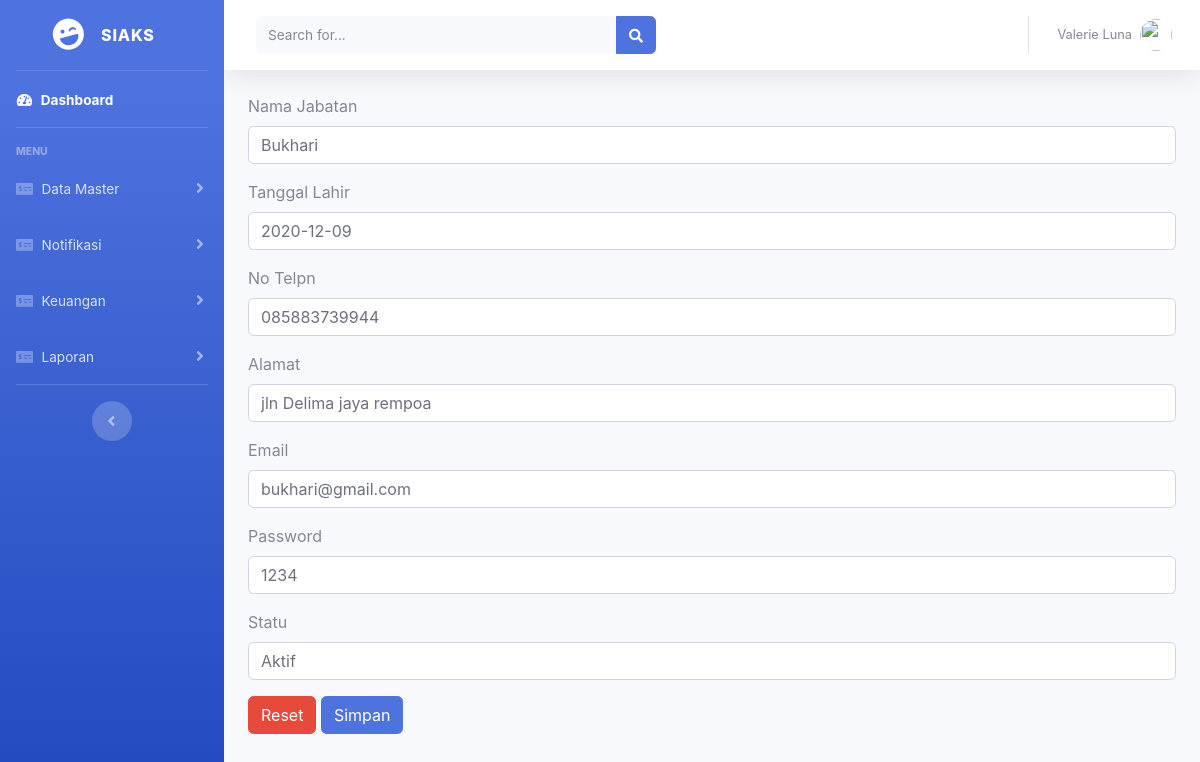
/index.php/data/edit/1, run on the app's committed database.
### tables this page shows
CREATE TABLE `tbl_pegawai` (
  `id_nik` int(11) NOT NULL,
  `nama` varchar(100) NOT NULL,
  `tgl_lahir` date NOT NULL,
  `no_tlp` varchar(100) NOT NULL,
  `alamat` varchar(100) NOT NULL,
  `email` varchar(50) NOT NULL,
  `password` varchar(50) NOT NULL,
  `status` varchar(50) NOT NULL,
  `id_jabatan` varchar(5) NOT NULL
);

### application/controllers/Data.php (called while the page is built, shortened)
<?php
class Data extends CI_Controller {
    public function edit($id_nik){
        $where = array('id_nik' =>$id_nik);
        $data['Data'] = $this->m_pgw->edit_data($where,'tbl_pegawai')->result();
        $this->load->view('templates/header');
		$this->load->view('templates/sidebar');
		$this->load->view('v_edit',$data);
		$this->load->view('templates/footer');
    }
}
?>

### index.php (called while the page is built, shortened)
<?php
require_once BASEPATH.'core/CodeIgniter.php';

### application/models/m_pgw.php (called while the page is built, shortened)
<?php
class M_pgw extends CI_Model {
    public function edit_data($where, $table){
        return $this->db->get_where($table,$where);
    }
}
?>

### application/views/v_edit.php (the view, shortened to what this page needs)
<div class="content-wrepper container-fluid">
    <section class="content">
        <?php foreach ($Data as $pgw) { ?>
            <form action="<?php echo base_url().'Data/update';?>" method="post">
                <div class="form-group">
                    <label>Nama Jabatan</label>
                    <input type="text" name="nama" class="form-control" value="<?php echo $pgw->nama ?>">
                </div>
                <div class="form-group">
                    <label>Tanggal Lahir</label>
                    <input type="text" name="tgl_lahir" class="form-control" value="<?php echo $pgw->tgl_lahir ?>">
                </div>
                <div class="form-group">
                    <label>No Telpn</label>
                    <input type="text" name="no_tlp" class="form-control" value="<?php echo $pgw->no_tlp ?>">
                </div>
                <div class="form-group">
                    <label>Alamat</label>
                    <input type="text" name="alamat" class="form-control" value="<?php echo $pgw->alamat ?>">
                </div>
                <div class="form-group">
                    <label>Email</label>
                    <input type="text" name="email" class="form-control" value="<?php echo $pgw->email ?>">
                </div>
                <div class="form-group">
                    <label>Password</label>
                    <input type="text" name="password" class="form-control" value="<?php echo $pgw->password ?>">
                </div>
                <div class="form-group">
                    <label>Statu</label>
                    <input type="text" name="status" class="form-control" value="<?php echo $pgw->status ?>">
                </div>
                 <button type="reset" class="btn btn-danger">Reset</button>
                <button type="submit" class="btn btn-primary">Simpan</button>
            </form>
            <?php } ?>
    </section>
</div>

### data on the page
tbl_pegawai: nama "Bukhari", tgl_lahir "2020-12-09", no_tlp "085883739944", alamat "jln Delima jaya rempoa", email "bukhari@gmail.com", password "1234", status "Aktif"
